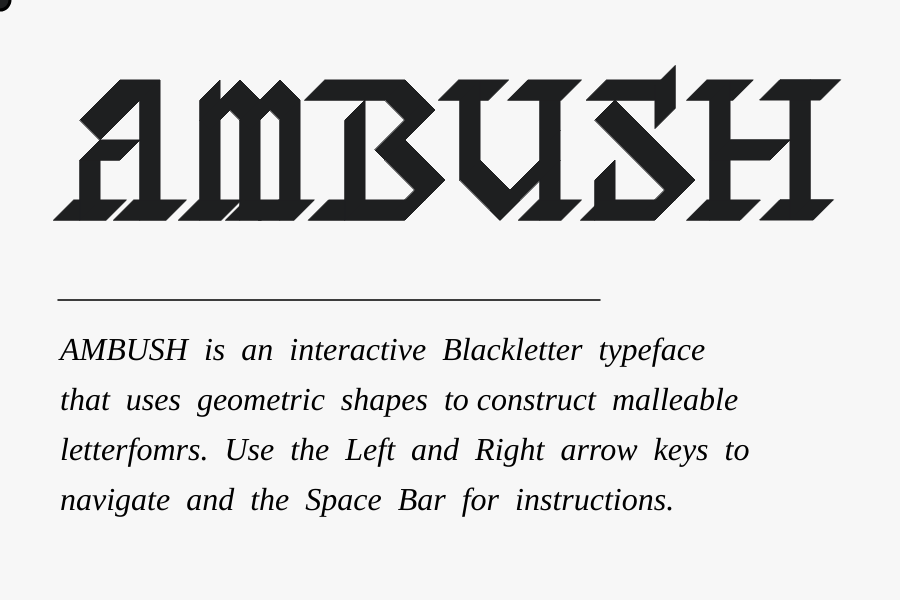
Frame 1 (no input)
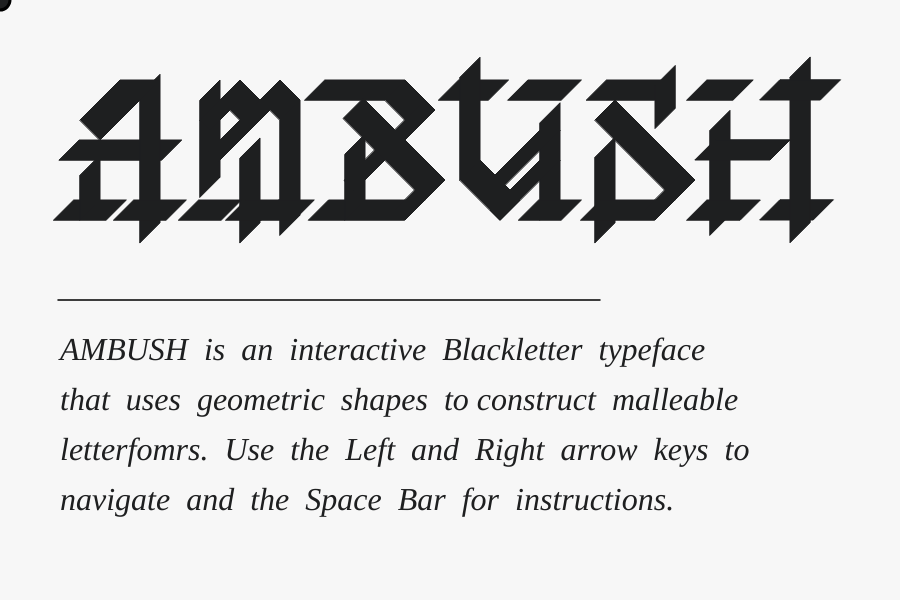
Frame 60 (no input)
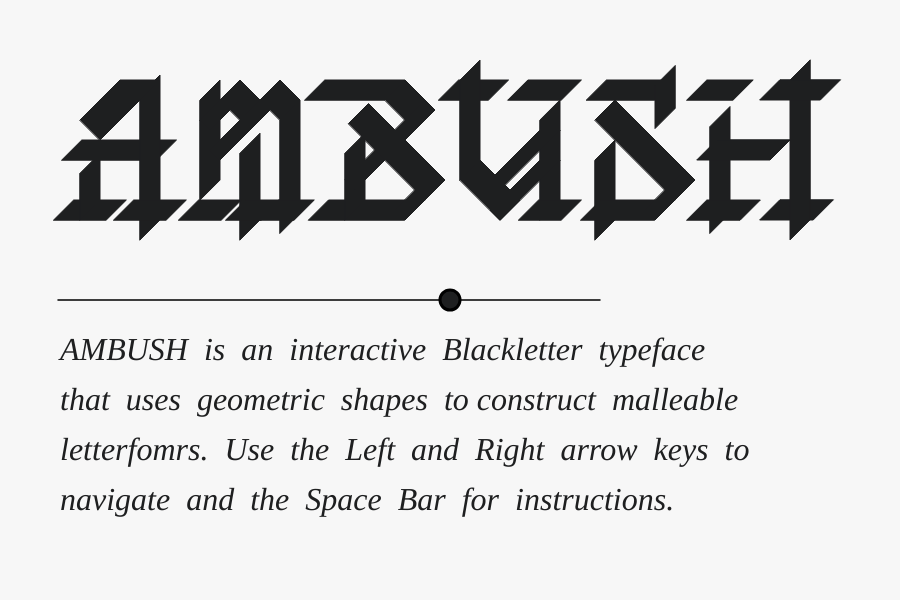
Frame 120 (the mouse pressed at the canvas centre since frame 60)

The p5.js sketch that drew these frames (run headless with seeded random() and noise() and a simulated clock; from frame 60 on, the mouse is pressed at the canvas centre):

// p5.js sketch
// ── sketch.js
/*
Title of the project
Feb 2017

Some notes -- how to use it etc.
*/

var scl;
var displayHelp = true;
var sceneCount = 0;


//variabls specific to sceneIntro
var speedInt = 7;
var minNumInt = 0;
var maxNumInt = 600;
var extendInt = minNumInt + 1;

//variabls specific to sceneDrag
var letterCount = 0;

//variabls specific to sceneDiagram
var trans = 150;


function setup() {
  
  createCanvas(900, 600);
  
}
function draw() {
  
  //scenes
  if (sceneCount == 0) {
    sceneIntro();
  } else if (sceneCount == 1) {
    sceneAlphabet();
  } else if (sceneCount == 2) {
    sceneDiagram();
  } else if (sceneCount == 3) {
    sceneDrag();
  } 
  
  if (sceneCount > 3) {
    sceneCount = 0;
  } else if (sceneCount < 0) {
    sceneCount = 3;
  }
  
  //help displays
  if (displayHelp == true && sceneCount == 3) {
    sceneHelpDrag();
  }
  if (displayHelp == true && sceneCount == 2) {
    sceneHelpDiagram();
  }
  
}

//scenes
function sceneIntro() {
  
  background(247);
  strokeWeight(1.5);
  line(58, 300, 600, 300);
  
  
  //explanatory text
  noStroke();
  textFont("Times");
  textStyle(ITALIC);
  textSize(32);
  text("AMBUSH  is  an  interactive  Blackletter  typeface", 60, 360);
  text("that  uses  geometric  shapes  to construct  malleable", 60, 410);
  text("letterfomrs.  Use  the  Left  and  Right  arrow  keys  to", 60, 460);
  text("navigate  and  the  Space  Bar  for  instructions.", 60, 510);
  

  //ambush animated type
  fill(30, 31, 32);
  stroke(30, 31, 32);
  strokeWeight(2);
  
  push();
  translate(40, 40);
  scl = 0.5;
  scale(scl);
  
  var serif = 680;
  var extend = extendInt;
  
  drawA(0, 0, serif, extend);
  translate(240, 0);
  drawM(0, 0, serif, extend);
  translate(290, 0);
  drawB(0, 0, serif, extend);
  translate(230, 0);
  drawU(0, 0, serif, extend);
  translate(310, 0);
  drawS(0, 0, serif, extend);
  translate(190, 0);
  drawH(0, 0, serif, extend);
  
  pop();
  
  //movement variables
  extendInt = extendInt + speedInt; 

  if ( extendInt > maxNumInt ) { 
    speedInt = speedInt * -1; //reversing speed
  } else if ( extendInt < minNumInt) {
    speedInt = speedInt * -1; //reversing speed
  }
  
  //create cursor
  fill(30, 31, 32);
  stroke(0);
  strokeWeight(3);
  ellipse(mouseX, mouseY, 20, 20);
  noCursor();
  
}
function sceneAlphabet() {
  
  background(30, 31, 32);
  scl = 0.26;
  fill(247);
  stroke(247);
  
  push();
  scale(scl);
  translate(34/scl, 100/scl); //translate whole alphabet
  
  //draw alphabet line 1
  push();
  drawA(0, 0, mouseX, mouseY);
  translate(90/scl, 0);
  drawB(0, 0, mouseX, mouseY);
  translate(86/scl, 0);
  drawC(0, 0, mouseX, mouseY);
  translate(83/scl, 0);
  drawD(0, 0, mouseX, mouseY);
  translate(88/scl, 0);
  drawE(0, 0, mouseX, mouseY);
  translate(80/scl, 0);
  drawF(0, 0, mouseX, mouseY);
  translate(78/scl, 0);
  drawG(0, 0, mouseX, mouseY);
  translate(86/scl, 0);
  drawH(0, 0, mouseX, mouseY);
  translate(94/scl, 0);
  drawI(0, 0, mouseX, mouseY);
  translate(66/scl, 0);
  drawJ(0, 0, mouseX, mouseY);
  translate(81/scl, 0);
  pop();

  //draw alphabet line 2
  push();
  translate(28/scl, 0);
  drawK(0, 116/scl, mouseX, mouseY);
  translate(97/scl, 0);
  drawL(0, 116/scl, mouseX, mouseY);
  translate(74/scl, 0);
  drawM(0, 116/scl, mouseX, mouseY);
  translate(88/scl, 0);
  drawN(0, 116/scl, mouseX, mouseY);
  translate(99/scl, 0);
  drawO(0, 116/scl, mouseX, mouseY);
  translate(82/scl, 0);
  drawP(0, 116/scl, mouseX, mouseY);
  translate(88/scl, 0);
  drawQ(0, 116/scl, mouseX, mouseY);
  translate(82/scl, 0);
  drawR(0, 116/scl, mouseX, mouseY);
  translate(86/scl, 0);
  drawS(0, 116/scl, mouseX, mouseY);
  translate(82/scl, 0);
  pop();
  
  //draw alphabet line 3
  push();
  translate(80/scl, 0);
  drawT(0, 232/scl, mouseX, mouseY);
  translate(75/scl, 0);
  drawU(0, 232/scl, mouseX, mouseY);
  translate(91/scl, 0);
  drawV(0, 232/scl, mouseX, mouseY);
  translate(91/scl, 0);
  drawW(0, 232/scl, mouseX, mouseY);
  translate(91/scl, 0);
  drawX(0, 232/scl, mouseX, mouseY);
  translate(94/scl, 0);
  drawY(0, 232/scl, mouseX, mouseY);
  translate(80/scl, 0);
  drawZ(0, 232/scl, mouseX, mouseY);
  translate(80/scl, 0);
  pop();
  pop();
  
  //cursor
  fill(30, 31, 32);
  stroke(0);
  strokeWeight(1.5);
  ellipse(mouseX, mouseY, 20, 20);
  noCursor();
  
}
function sceneDrag() {
  
  background (30, 31, 32);
  //setting letter to mouse
  push()
  scl = 0.4;
  scale(scl);
  fill(247);
  stroke(247);
  
  var offsetx = 160;
  var offsety = 180;
  var limitx = 80;
  var limitx = 80;
  
  var mouseSerifCon = constrain(mouseX, 100, 800);
  var mouseSerif = map(mouseX, 100, 800, 0, 900);
  var mouseExtendCon = constrain(mouseY, 100, 500);
  var mouseExtend = map(mouseY, 100, 500, 0, 600);
  
  //toggle through letters
    if (letterCount == 0) {
    drawA(mouseX/scl - offsetx, mouseY/scl - offsety, mouseSerif, mouseExtend);
  } else if (letterCount == 1){
    drawB(mouseX/scl - offsetx, mouseY/scl - offsety, mouseX+limitx, mouseY+limitx);
  } else if (letterCount == 2){
    drawC(mouseX/scl - offsetx, mouseY/scl - offsety, mouseX+limitx, mouseY+limitx);
  } else if (letterCount == 3){
    drawD(mouseX/scl - offsetx, mouseY/scl - offsety, mouseX+limitx, mouseY+limitx);
  } else if (letterCount == 4){
    drawE(mouseX/scl - offsetx, mouseY/scl - offsety, mouseX+limitx, mouseY+limitx);
  } else if (letterCount == 5){
    drawF(mouseX/scl - offsetx, mouseY/scl - offsety, mouseX+limitx, mouseY+limitx);
  } else if (letterCount == 6){
    drawG(mouseX/scl - offsetx, mouseY/scl - offsety, mouseX+limitx, mouseY+limitx);
  } else if (letterCount == 7){
    drawH(mouseX/scl - offsetx, mouseY/scl - offsety, mouseX+limitx, mouseY+limitx);
  } else if (letterCount == 8){
    drawI(mouseX/scl - offsetx, mouseY/scl - offsety, mouseX+limitx, mouseY+limitx);
  } else if (letterCount == 9){
    drawJ(mouseX/scl - offsetx, mouseY/scl - offsety, mouseX+limitx, mouseY+limitx);
  } else if (letterCount == 10){
    drawK(mouseX/scl - offsetx, mouseY/scl - offsety, mouseX+limitx, mouseY+limitx);
  } else if (letterCount == 11){
    drawL(mouseX/scl - offsetx, mouseY/scl - offsety, mouseX+limitx, mouseY+limitx);
  } else if (letterCount == 12){
    drawM(mouseX/scl - offsetx, mouseY/scl - offsety, mouseX+limitx, mouseY+limitx);
  } else if (letterCount == 13){
    drawN(mouseX/scl - offsetx, mouseY/scl - offsety, mouseX+limitx, mouseY+limitx);
  } else if (letterCount == 14){
    drawO(mouseX/scl - offsetx, mouseY/scl - offsety, mouseX+limitx, mouseY+limitx);
  } else if (letterCount == 15){
    drawP(mouseX/scl - offsetx, mouseY/scl - offsety, mouseX+limitx, mouseY+limitx);
  } else if (letterCount == 16){
    drawQ(mouseX/scl - offsetx, mouseY/scl - offsety, mouseX+limitx, mouseY+limitx);
  } else if (letterCount == 17){
    drawR(mouseX/scl - offsetx, mouseY/scl - offsety, mouseX+limitx, mouseY+limitx);
  } else if (letterCount == 18){
    drawS(mouseX/scl - offsetx, mouseY/scl - offsety, mouseX+limitx, mouseY+limitx);
  } else if (letterCount == 19){
    drawT(mouseX/scl - offsetx, mouseY/scl - offsety, mouseX+limitx, mouseY+limitx);
  } else if (letterCount == 20){
    drawU(mouseX/scl - offsetx, mouseY/scl - offsety, mouseX+limitx, mouseY+limitx);
  } else if (letterCount == 21){
    drawV(mouseX/scl - offsetx, mouseY/scl - offsety, mouseX+limitx, mouseY+limitx);
  } else if (letterCount == 22){
    drawW(mouseX/scl - offsetx, mouseY/scl - offsety, mouseX+limitx, mouseY+limitx);
  } else if (letterCount == 23){
    drawX(mouseX/scl - offsetx, mouseY/scl - offsety, mouseX+limitx, mouseY+limitx);
  } else if (letterCount == 24){
    drawY(mouseX/scl - offsetx, mouseY/scl - offsety, mouseX+limitx, mouseY+limitx);
  } else if (letterCount == 25){
    drawZ(mouseX/scl - offsetx, mouseY/scl - offsety, mouseX+limitx, mouseY+limitx);
  }
  
  //loop letters round 
  if (letterCount > 25) {
    letterCount = 0;
  } else if (letterCount < 0) {
    letterCount = 25;
  }
  
  pop();
  
}
function sceneDiagram() {
  
  background(247);
  noFill();
  strokeWeight(1.5);
  stroke(0);
  
  push();
  
  scale(0.9);
  translate(50, 10);
  
  //drawing grid
  var lin = 270;
  var lin2 = 90;
  rect(270, 90, 360, 420);
  line(lin, 90, lin, 450);
  line(lin+60, 90, lin+60, 510);
  line(lin+120, 90, lin+120, 510);
  line(lin+180, 90, lin+180, 510);
  line(lin+240, 90, lin+240, 510);
  line(lin+300, 90, lin+300, 510);
  line(270, 150, 630, 150);
  line(270, 210, 630, 210);
  line(270, 270, 630, 270);
  line(270, 330, 630, 330);
  line(270, 390, 630, 390);
  line(270, 450, 630, 450);
  
  //drawing R
  push();
  stroke(0);
  fill(74, 134, 255, trans);
  strokeWeight(3);
  scale(1.5);
  drawR(140, -20, mouseX/0.9, mouseY);
  pop ();
  
  pop();
  
  //cursor
  noCursor();
  fill(30, 31, 32);
  stroke(0);
  strokeWeight(1.5);
  ellipse(mouseX, mouseY, 20, 20);
  
}
function compositions(){
  
}

//help displays
function sceneHelpDrag(){
  noStroke();
  fill(255);
  rect(90, 70, 410, 150);
  fill(0);
  textFont("Times");
  textStyle(ITALIC);
  textSize(20);
  text("Use the up and down arrow keys to change ", 110, 110);
  text("the letter", 110, 140);
  textSize(10);
  text("(PRESS  SPACE  TO  CLOSE  THIS  WINDOW)", 110, 200);
}
function sceneHelpDiagram(){
  
  //window size & colour
  noStroke();
  fill(255);
  rect(90, 70, 480, 150);
  //text
  fill(0);
  textFont("Times");
  textStyle(ITALIC);
  textSize(20);
  text("Use the + and - keys the change the transparency ", 110, 110);
  text("of the shape", 110, 140);
  textSize(10);
  text("(PRESS  SPACE  TO  CLOSE  THIS  WINDOW)", 110, 200);
}

function keyTyped(){
  
  if (keyCode == 32){
    displayHelp = !displayHelp; //toggle display on and off
  }
  
}
function keyPressed() {
  
  //scene-to-scene letter navigation
  if (keyCode == LEFT_ARROW) {
    sceneCount--;
  } else if (keyCode == RIGHT_ARROW) {
    sceneCount++;
  }
  
  //sceneDrag letter navigation
  if (keyCode == UP_ARROW) {
    letterCount--;
  } else if (keyCode == DOWN_ARROW) {
    letterCount++;
  }

  //sceneDiagram transparancy change
  if (keyCode == 187) {
    trans = trans + 20;
  } else if (keyCode == 189) {
    trans = trans - 20;
  }
  
}

//draw letters
function drawA(x, y, serif, extend) {
    
  push();
  translate(x, y);
    
  var mx = constrain(serif, 80, width-80);
  var my = constrain(extend, 80, height-80);
    
  var a1 = map(my, 80, height-80, 0, 40);
  var a2 = map(my, 80, height-80, 0, 60);
  var a3 = map(mx, 80, width-80, -40, 25);
  var a4 = map(mx, 80, width-80, -60, 30);
  var a5 = map(my, 80, height-80, 0, 110);
    
  quad(40-a3, 360, 80-a3, 320, 160+a3, 320, 120+a3, 360);	
	quad(80, 360, 120, 320, 120, 200+a1, 80, 240+a1);
	quad(80-a5/2, 240, 120-a5/2, 200, 200+a5, 200, 160+a5, 240);
	quad(200, 360+a2, 240, 320+a2, 240, 80-a2/4, 200, 120-a2/4); 
	quad(120, 120, 160, 80, 240, 80, 200, 120);
  quad(160-a3, 360, 200-a3, 320, 280+a3, 320, 240+a3, 360);
  quad(80, 160, 160, 80, 200, 120, 120, 200);
    
  pop();
    
    
}
function drawB(x, y, serif, extend) {
    
  push();
  translate(x, y);
  
  var mx = constrain(serif, 80, width-80);
  var my = constrain(extend, 80, height-80);
  var my2 = constrain(extend, 80, 380);
    
  var b1 = map(my, 80, height-80, 0, 110);
  var b2 = map(my2, 80, height-80, 0, 100);
  var b3 = map(mx, 80, width-80, 0, 90);
  var b4 = map(mx, 80, width-80, 0, 50);
  var b5 = map(my2, 80, height-80, 0, 90);
  
  
  quad(80-b3, 360, 120-b3, 320, 240, 320, 200, 360);
  quad(80, 360, 120, 320, 120, 120+b2, 80, 160+b2); 
  quad(40-b4, 120, 80-b4, 80, 200, 80, 160, 120);
  quad(160, 120, 200, 80, 240, 120, 200, 160);
  quad(240, 120, 260, 140, 160-b5, 240+b5, 140-b5, 220+b5);
  quad(160-b1, 240-b1, 200-b1, 200-b1, 280, 280, 240, 320);
  quad(220, 300, 240, 320, 200, 360, 180, 340);
    
  pop();
  
}
function drawC(x, y, serif, extend) {
  
  push();
  translate(x, y);

  var mx = constrain(serif, 80, width - 80);
  var my = constrain(extend, 80, height - 80);
    
  var c1 = map(my, 80, height - 80, -120, 0);
  
  
  quad(120, 360, 40, 280, 80, 240, 160, 320);
  quad(40, 200, 160, 80, 180, 100, 60, 220);
  quad(60, 230, 180+c1, 110-c1, 210+c1, 130-c1, 90, 250);
  quad(160, 80, 240, 160, 200, 200, 120, 120);
  quad(40, 280, 40, 200, 80, 240, 80, 320);
  quad(160, 360, 200, 320, 160, 320, 120, 360);
  quad(160, 360, 140, 340, 220, 260, 240, 280);
  
  pop();
  
}
function drawD(x, y, serif, extend) {
  push();
  translate(x, y);
  
  var mx = constrain(serif, 80, width-80);
  var my = constrain(extend, 80, height-80);
  var my2 = constrain(extend, 80, 380);
    
  var d1 = map(my, 80, height-80, 0, 180);
  var d2 = map(my, 80, height-80, 0, 120);
  var d3 = map(mx, 80, width-80, 0, 40);
  var d4 = map(mx, 80, width-80, 0, 80);
  var d5 = map(my2, 80, height-80, 0, 60);
  
  quad(280, 240, 240, 200, 240, 120, 280, 160); 
  quad(260-d1, 260-d1, 240-d1, 280-d1, 240, 280, 260, 260);
  quad(80, 120+d2, 120, 80+d2, 120, 360+d5, 80, 320+d5);
  quad(160, 120, 200, 80, 280, 160, 240, 200);
  quad(200, 80, 160, 120, 40-d3, 120, 80-d3, 80);
  quad(200, 320, 160, 360, 80-d4, 360, 120-d4, 320);
  quad(140-d5, 340+d5, 260, 220, 280, 240, 160-d5, 360+d5);
  
  pop();
  
}
function drawE(x, y, serif, extend) {
    
    push();
    translate(x, y);
    
    var mx = constrain(serif, 80, width-80);
    var my = constrain(extend, 80, height-80);
    
    var e1 = map(my, 80, height-80, 0, 20);
    var e2 = map(my, 80, height-80, 0, 60);
    var e3 = map(mx, 80, width-80, 0, 40);
    var e4 = map(mx, 80, width-80, 0, 80);
    var e5 = map(my, 80, height-80, 0, 40);
    
    quad(80, 360+e2, 120, 320+e2, 120, 120-e5*2, 80, 160-e5*2);
    quad(40-e3, 120, 80-e3, 80, 260-e5, 80, 220-e5, 120);
    quad(80-e4, 360, 120-e4, 320, 260-e5, 320, 220-e5, 360);
    quad(220+e5, 200, 180+e5, 240, 80-e2*1.3, 240, 120-e2*1.3, 200);
    
    pop();
    
}
function drawF(x, y, serif, extend) {
  
  push();
  translate(x, y);
  
  
  var mx = constrain(serif, 80, 920);
  var my = constrain(extend, 80, 520);
    
  var f1 = map(my, 80, 520, 0, 20);
  var f2 = map(my, 80, 520, 0, 60);
  var f3 = map(mx, 80, 920, 0, 40);
  var f4 = map(mx, 80, 920, -40, 20);
  var f5 = map(my, 80, 520, 0, 40);
  var f6 = map(mx, 80, 920, -40, 40);
  var f7 = map(my, 80, 920, -40, 80);
  
  quad(80, 160-f5*2, 120, 120-f5*2, 120, 320+f2, 80, 360+f2);
  quad(40-f3, 120, 80-f3, 80, 240+f5, 80, 200+f5, 120);
  quad(200+f5, 200, 160+f5, 240, 40-f7, 240, 80-f7, 200);
  quad(160+f4, 320, 120+f4, 360, 40-f6, 360, 80-f6, 320);
  
  
  pop();
  
}
function drawG(x, y, serif, extend) {
  
  push();
  translate(x, y);
    
  var mx = constrain(serif, 80, 920);
  var my = constrain(extend, 80, 520);
    
  var g1 = map(my, 80, 520, 0, 40);
  var g2 = map(my, 80, 520, 0, 60);
  var g3 = map(mx, 80, 920, 0, 30);
  var g4 = map(mx, 80, 920, 0, 60);
  var g5 = map(my, 80, 520, 0, 90);
    
  quad(80+g1, 120, 120+g1, 80, 240+g2, 80, 200+g2, 120);
  quad(240, 80-g3, 200, 120-g3, 200, 120+g4, 240, 80+g4);
  quad(80, 120-g2*1.4, 40, 160-g2*1.4, 40, 240, 80, 200);
	quad(240, 200-g2, 200, 240-g2, 200, 320+g5, 240, 280+g5);
  quad(160-g5*1.3, 240, 200-g5*1.3, 200, 240+g4*1.7, 200, 200+g4*1.7, 240);
  quad(40, 240, 80, 200, 200, 320, 160, 360);
  quad(140, 340, 220, 260, 240, 280, 160, 360);
    
  pop();
    
}
function drawH(x, y, serif, extend) {
    
  push();
  translate(x, y);
    
  var mx = constrain(serif, 80, 920);
  var my = constrain(extend, 80, 520);
    
   
  var a1 = map(my, 80, 520, 0, 80);
  var a2 = map(my, 80, 520, 0, 40);
  var a3 = map(mx, 80, 920, -40, 25);
  var a4 = map(mx, 80, 920, -40, 45);
  var a5 = map(my, 80, 520, 0, 60);
  
  quad(40-a3, 120, 80-a3, 80, 160+a3, 80, 120+a3, 120);
  quad(80, 360+a2, 120, 320+a2, 120, 80+a1, 80, 120+a1);
  quad(40-a3, 360, 80-a3, 320, 160+a4, 320, 120+a4, 360); 
  quad(320+a3, 320, 280+a3, 360, 200-a4, 360, 240-a4, 320); 
  quad(280, 80-a5, 240, 120-a5, 240, 360+a5, 280, 320+a5);
  quad(320+a4, 80, 280+a4, 120, 200-a4, 120, 240-a4, 80);
  quad(240, 200, 200, 240, 80-a2, 240, 120-a2, 200);
    
  pop();
    
}
function drawI(x, y, serif, extend) {

  push();
  translate(x, y);
    
  var mx = constrain(serif, 80, 920);
  var my = constrain(extend, 80, 520);
    
  var i1 = map(my, 80, 520, 0, 80);
  var i2 = map(my, 80, 520, 0, 20);
  var i3 = map(mx, 80, 920, -80, 0);
  var i4 = map(mx, 80, 920, -80, 30);
    
  quad(120, 360+i1, 160, 320+i1, 160, 80-i2, 120, 120-i2);
	quad(40-i4, 120, 80-i4, 80, 240+i3, 80, 200+i3, 120); 	
	quad(40-i4, 360, 80-i4, 320, 240+i3, 320, 200+i3, 360);
    
  pop();
    
}
function drawJ(x, y, serif, extend) {
  
  push();
  translate(x, y);
    
  var mx = constrain(serif, 80, 920);
  var my = constrain(extend, 80, 520);
  var my2 = constrain(extend, 80, 380);
    
  var j1 = map(my, 80, 520, 0, 60);
  var j2 = map(my2, 80, 520, 0, 60);
  var j3 = map(mx, 80, 920, 0, 60);
  var j4 = map(mx, 80, 920, -80, 30);
  var j5 = map(my, 80, 520, 0, 100);
  
  
  quad(40, 120, 80, 80, 240+j3, 80, 200+j3, 120);
  quad(160, 360+j2, 200, 320+j2, 200, 120-j5, 160, 160-j5);
  quad(120, 360, 160, 320, 200, 320, 160, 360)
  quad(40, 280, 80, 240, 160+j1, 320+j1, 120+j1, 360+j1);
    
  pop();
}
function drawK(x, y, serif, extend) {
  
  push();
  translate(x, y);
  
  var mx = constrain(serif, 80, width - 80);
  var my = constrain(extend, 80, height - 80);
  var my2 = constrain(extend, 80, 280);
    
  var k1 = map(my, 80, height - 80, 0, 60);
  var k2 = map(my2, 80, 380, 0, 100);
  var k3 = map(mx, 80, width - 80, -40, 20);
  var k4 = map(mx, 80, width - 80, 0, 20);
  var k6 = map(mx, 80, width - 80, -40, 40);
  var k5 = map(my2, 80, 380, 0, 60);
  
  quad(160-k3, 120, 200-k3, 80, 280+k6, 80, 240+k6, 120);
  quad(120, 80-k1, 80, 120-k1, 80, 360-k5, 120, 320-k5);
  quad(160+k3, 320, 120+k3, 360, 40-k3, 360, 80-k3, 320);
  quad(160+k3, 80, 120+k3, 120, 40-k3, 120, 80-k3, 80);
  quad(280, 240, 240, 280, 240, 360+k1, 280, 320+k1);
  quad(320+k3, 320, 280+k3, 360, 200-k3, 360, 240-k3, 320);
  quad(240, 80, 260, 100, 100, 260, 80, 240);
  quad(160, 200, 200, 160, 280, 240, 240, 280);

  pop();
}
function drawL(x, y, serif, extend) {
  
  push();
  translate(x, y);
  
  var mx = constrain(serif, 80, 920);
  var my = constrain(extend, 80, 520);
    
  var l1 = map(my, 80, 520, 0, 40);
  var l2 = map(my, 80, 520, 0, 60);
  var l3 = map(mx, 80, 920, -40, 60);
  var l4 = map(mx, 80, 920, -40, 30);
  var l5 = map(mx, 80, 920, 0, 40);
  
  quad(40-l5, 360, 80-l5, 320, 240+l1, 320, 200+l1, 360);
  quad(80, 360-l2, 120, 320-l2, 120, 80-l2, 80, 120-l2);
  quad(40-l3, 120, 80-l3, 80, 160+l4, 80, 120+l4, 120);
  
  pop();
}
function drawM(x, y, serif, extend) {

    push();
    translate(x, y);
    
    var mx = constrain(serif, 80, 920);
    var my = constrain(extend, 80, 520);
    var my2 = constrain(extend, 140, 380);
    
    var m1 = map(my, 80, 520, 0, 60);
    var m2 = map(my, 80, 520, 0, 40);
    var m3 = map(mx, 80, 920, 0, 40);
    var m4 = map(mx, 80, 920, -40, 20);
    var m5 = map(my2, 140, 520, 0, 100);
    var m6 = map(my, 80, 520, 0, 100);
    

    
    quad(160, 360+m1, 200, 320+m1, 200, 120+m6, 160, 160+m6);
    quad(80, 360-m1, 120, 320-m1, 120, 80, 80, 120); 
    quad(40-m4, 360, 80-m4, 320, 160+m4, 320, 120+m4, 360); 
    quad(160-m3, 360, 200-m3, 320, 240+m4, 320, 200+m4, 360); 
    quad(240, 360+m2, 280, 320+m2, 280, 120, 240, 160);
    quad(200-m4, 360, 240-m4, 320, 280+m3, 320, 240+m3, 360); 
    quad(120, 120, 160, 80, 200, 120, 160, 160);
    quad(200, 120, 240, 80, 280, 120, 240, 160);
    quad(80, 160, 160, 80, 180, 100, 100, 180);
    quad(160-m5, 160+m5, 240, 80, 260, 100, 180-m5, 180+m5);

    pop();
    
}
function drawN(x, y, serif, extend) {
  
  push();
  translate(x, y);
  
  var mx = constrain(serif, 80, 920);
  var my = constrain(extend, 80, 520);
  var my2 = constrain(extend, 100, 520);
  
  var n1 = map(my, 80, 520, 0, 80);
  var n2 = map(my2, 80, 520, -20, 20);
  var n3 = map(mx, 80, 920, -40, 25);
  var n4 = map(mx, 80, 920, -40, 45);
  var n5 = map(my, 80, 520, 0, 60);
  
  quad(120, 80+n1, 80, 120+n1, 80, 360+n5, 120, 320+n5);
  quad(100+n2, 140+n2, 120+n2, 120+n2, 280, 280, 260, 300);
  quad(280, 80-n1/2, 240, 120-n1/2, 240, 360+n5, 280, 320+n5);
  quad(320+n3, 320, 280+n3, 360, 200-n4, 360, 240-n4, 320);
  quad(160+n3, 320, 120+n3, 360, 40-n3, 360, 80-n3, 320);
  quad(160+n4, 80, 120+n4, 120, 40-n3, 120, 80-n3, 80);
  quad(320+n3, 80, 280+n3, 120, 200-n4, 120, 240-n4, 80);
  
  pop();
}
function drawO(x, y, serif, extend) {
    
    push();
    translate(x, y);
    
    var mx = constrain(serif, 80, 920);
    var my = constrain(extend, 80, 520);
    var my2 = constrain(extend, 80, 440);
  
    var o1 = map(my, 80, 520, 0, 80);
    var o2 = map(my, 80, 520, 0, 30);
    var o3 = map(mx, 80, 920, 0, 80);
    var o4 = map(mx, 80, 920, -60, 30);
    var o5 = map(my2, 80, 520, -120, 60);
    
    
  quad(80, 120, 40, 160, 40, 280-o1, 80, 240-o1);
	quad(160, 80, 120, 120, 80-o3, 120, 120-o3, 80);
  quad(120, 120, 160, 80, 240+o2*1.4, 160+o2*1.4, 200+o2*1.4, 200+o2*1.4);
	quad(240, 240, 200, 200, 200, 120, 240, 160);
  quad(80-o1/2, 240-o1/2, 160, 320, 120, 360, 40-o1/2, 280-o1/2);
  quad(100, 340, 220, 220, 240, 240, 120, 360);
  quad(70, 310, 190+o5, 190-o5, 210+o5, 210-o5, 90, 330);
    
    pop();
    
}
function drawP(x, y, serif, extend) {
  
  push();
  translate(x, y);
  
  var mx = constrain(serif, 80, 920);
  var my = constrain(extend, 80, 520);
  var my2 = constrain(extend, 80, 380);
    
  var p1 = map(my, 80, 520, 0, 60);
  var p2 = map(my, 80, 520, 0, 40);
  var p3 = map(mx, 80, 920, -40, 40);
  var p4 = map(mx, 80, 920, 0, 80);
  var p5 = map(my2, 80, 520, -80, 60);
  
  quad(120, 80+p1, 80, 120+p1, 80, 360+p1, 120, 320+p1);
  quad(200, 80, 160, 120, 40-p3, 120, 80-p3, 80);
  quad(160, 120, 200, 80, 280, 160, 240, 200);
  quad(160+p3, 320, 120+p3, 360, 40-p3, 360, 80-p3, 320);
  quad(180-p2, 220+p2, 260, 140, 280, 160, 200-p2, 240+p2);
  quad(140-p5, 200+p5, 220, 120, 240, 140, 160-p5, 220+p5);
  quad(240-p1, 200, 200-p1, 240, 80-p2*2, 240, 120-p2*2, 200);
  
  pop();
}
function drawQ(x, y, serif, extend) {
  
  push();
  translate(x, y);
  
  var mx = constrain(serif, 80, 920);
  var my = constrain(extend, 80, 520);
  var my2 = constrain(extend, 80, 380);
  var mx2 = constrain(serif, 80, 720);
  
  var q1 = map(my2, 80, 380, 0, 80);
  var q2 = map(my, 80, 520, 0, 60);
  var q3 = map(mx, 80, 920, 0, 60);
  var q4 = map(mx2, 80, 920, 0, 80);
  var q5 = map(my2, 80, 380, 0, 80);
  
  quad(200, 320-q2, 240, 280-q2, 240, 160, 200, 200);
  quad(80, 120, 40, 160, 40, 280-q1, 80, 240-q1);
  quad(160, 80, 120, 120, 80-q3, 120, 120-q3, 80);
  quad(280, 320, 240, 360, 120-q4, 360, 160-q4, 320);
  quad(140, 340, 220, 260, 240, 280, 160, 360);
  quad(40-q2, 280-q2, 80-q2, 240-q2, 160, 320, 120, 360);
  quad(120, 120, 160, 80, 240, 160, 200, 200);
  quad(140+q5, 320-q5, 120+q5, 300-q5, 120, 300, 140, 320);
  
  pop();
}
function drawR(x, y, serif, extend) {
  
  push();
  translate(x, y);
  
  var mx = constrain(serif, 80, 920);
  var my = constrain(extend, 80, 520);
  var my2 = constrain(extend, 80, 380);
    
  var r1 = map(my, 80, 520, 0, 110);
  var r2 = map(my2, 80, 520, 0, 140);
  var r3 = map(mx, 80, 920, -40, 20);
  var r4 = map(mx, 80, 920, 0, 50);
  var r5 = map(my2, 80, 520, 0, 90);
  var r6 = map(my, 80, 520, 0, 80);
  
  quad(120, 80+r2, 80, 120+r2, 80, 360, 120, 320);
  quad(200, 80, 160, 120, 40-r4, 120, 80-r4, 80);
  quad(160, 120, 200, 80, 260, 140, 220, 180);
  quad(140-r5, 220+r5, 240, 120, 260, 140, 160-r5, 240+r5);
  quad(160-r1, 240-r1, 200-r1, 200-r1, 240, 240, 200, 280);
  quad(160+r3, 320, 120+r3, 360, 40-r3, 360, 80-r3, 320);
  quad(240, 240, 200, 280, 200, 360+r6, 240, 320+r6);
  quad(280+r3, 320, 240+r3, 360, 160-r3, 360, 200-r3, 320);
  
  pop();
}
function drawS(x, y, serif, extend) {
  
  push();
  translate(x, y);
  
  var mx = constrain(serif, 80, 920);
  var my = constrain(extend, 80, 520);
  var my2 = constrain(extend, 300, 520);
 
  var s1 = map(my, 80, 520, 0, 60);
  var s2 = map(my, 80, 520, 0, 40);
  var s3 = map(mx, 80, 920, 0, 40);
  var s4 = map(mx, 80, 920, 0, 80);
  
  quad(80-s4, 120, 120-s4, 80, 200, 80, 160, 120);
  quad(200, 80-s3, 160, 120-s3, 160, 120+s4, 200, 80+s4);
  quad(40, 360+s1, 80, 320+s1, 80, 240-s1, 40, 280-s1);
  quad(40-s3, 360, 80-s3, 320, 200, 320, 160, 360);
  quad(40, 160, 80, 120, 240, 280, 200, 320);
  quad(220, 260, 240, 280, 160, 360, 140, 340);
 
  pop();
 
}
function drawT(x, y, serif, extend) {
  
  push();
  translate(x, y);
  
  var mx = constrain(serif, 80, 920);
  var my = constrain(extend, 80, 520);
  var my2 = constrain(extend, 80, 380);
    
  var t1 = map(my, 80, 520, 0, 120);
  var t2 = map(my2, 80, 520, 0, 40);
  var t3 = map(mx, 80, 920, 0, 60);
  var t4 = map(mx, 80, 920, 0, 60);
  var t5 = map(my2, 80, 520, 0, 60);
  var t6 = map(my, 80, 520, 0, 80)
  
  quad(120, 360+t5, 160, 320+t5, 160, 120-t1, 120, 160-t1);
  quad(40-t6, 120, 80-t6, 80, 260+t2, 80, 220+t2, 120);
  quad(120-t3, 360, 160-t3, 320, 160+t3, 320, 120+t3, 360);
  
  
  pop();
}
function drawU(x, y, serif, extend) {

    push();
    translate(x, y);
    
    var mx = constrain(serif, 80, 920);
    var my = constrain(extend, 80, 520);
    var my2 = constrain(extend, 80, 340);
    
    var u1 = map(my, 80, 520, 0, 60);
    var u2 = map(my2, 80, 340, -100, 0);
    var u3 = map(mx, 80, 920, -40, 50);
    var u4 = map(mx, 80, 920, -40, 40);
    var u5 = map(mx, 80, 920, -40, 20);
    
    quad(240, 360, 280, 320, 280, 80+u1, 240, 120+u1); 
    quad(40-u5, 120, 80-u5, 80, 160+u4, 80, 120+u4, 120);
    quad(200-u3, 120, 240-u3, 80, 320+u5, 80, 280+u5, 120);
    quad(200-u5, 360, 240-u5, 320, 320+u5, 320, 280+u5, 360);
    quad(80, 280, 120, 240, 120, 80-u1, 80, 120-u1);
    quad(80, 280, 120, 240, 200, 320, 160, 360);
    quad(160, 360, 140, 340, 260, 220, 280, 240);
    quad(160-u2, 300+u2, 140-u2, 280+u2, 260, 160, 280, 180);
    
    pop();
}
function drawV(x, y, serif, extend) {
  
  push();
  translate(x, y);
  
  var mx = constrain(serif, 80, width - 80);
  var my = constrain(extend, 80, height - 80);
  var my2 = constrain(extend, 80, 280);
    
  var v1 = map(my, 80, height - 80, 0, 60);
  var v2 = map(my2, 80, 380, 0, 100);
  var v3 = map(mx, 80, width - 80, -40, 20);
  var v4 = map(mx, 80, width - 80, 0, 20);
  var v6 = map(mx, 80, width - 80, -40, 40);
  var v5 = map(my2, 80, 380, 0, 60);
  
  quad(240, 280, 280, 240, 280, 80+v5, 240, 120+v5);
  quad(120, 240, 80, 280, 80, 120-v1, 120, 80-v1);
  quad(320+v3, 80, 280+v3, 120, 200-v6, 120, 240-v6, 80, 320);
  quad(40-v3, 120, 80-v3, 80, 160+v3, 80, 120+v3, 120);
  quad(80, 280, 120, 240, 200, 320, 160, 360);
  quad(260, 220, 280, 240, 160, 360, 140, 340);
  
  
  pop();
}
function drawW(x, y, serif, extend) {
  
  push();
  translate(x, y);
    
  var mx = constrain(serif, 80, 920);
  var my = constrain(extend, 80, 520);
  var my2 = constrain(extend, 140, 380);
    
  var w1 = map(my, 80, 520, 0, 60);
  var w2 = map(my, 80, 520, 0, 40);
  var w3 = map(mx, 80, 920, 0, 40);
  var w4 = map(mx, 80, 920, -40, 20);
  var w5 = map(my2, 140, 520, 0, 100);
  var w6 = map(my, 80, 520, 0, 100);
  
  quad(200, 80-w1, 160, 120-w1, 160, 320-w6, 200, 280-w6);
  quad(280, 80+w1, 240, 120+w1, 240, 320, 280, 280);
  quad(120, 80-w2, 80, 120-w2, 80, 320, 120, 280);
  quad(320+w4, 80, 280+w4, 120, 200-w4, 120, 240-w4, 80);
  quad(200+w3, 80, 160+w3, 120, 120-w4, 120, 160-w4, 80);
  
  quad(120+w3, 80, 80+w3, 120, 40-w4, 120, 80-w4, 80);
  quad(160, 320, 200, 280, 240, 320, 200, 360);
  quad(180, 340, 260, 260, 280, 280, 200, 360);
  quad(80, 320, 120, 280, 160, 320, 120, 360);
  quad(100, 340, 180+w5, 260-w5, 200+w5, 280-w5, 120, 360);
  
  pop();
  
}
function drawX(x, y, serif, extend) {
  
  push();
  translate(x, y);
    
  var mx = constrain(serif, 80, 920);
  var my = constrain(extend, 80, 520);
  var my2 = constrain(extend, 120, 400);
    
  var x1 = map(my2, 120, 400, 0, 140);
  var x2 = map(my, 80, 520, -40, 20);
  var x3 = map(mx, 80, 920, 0, 60);
  var x4 = map(mx, 80, 920, 0, 30);
  var x5 = map(my2, 140, 520, 0, 100);
  var x6 = map(my, 80, 520, 0, 100);
  
  quad(120+x3, 320, 80+x3, 360, 40-x4, 360, 80-x4, 320);
  quad(320, 320, 280, 360, 200, 360, 240, 320);
  quad(240-x3, 120, 280-x3, 80, 320+x4, 80, 280+x4, 120);
  quad(160, 80, 120, 120, 40, 120, 80, 80);
  quad(80, 320, 200, 200, 220, 220, 100, 340);
  quad(80+x2, 160+x2, 120+x2, 120+x2, 320, 320, 280, 360);
  quad(140, 220, 260, 100, 280, 120, 160, 240);
  quad(200-x1, 360-x1, 220-x1, 340-x1, 220, 340, 200, 360);
  pop();
  
}
function drawY(x, y, serif, extend) {
  
  push();
  translate(x, y);
  
  var mx = constrain(serif, 80, width - 80);
  var my = constrain(extend, 80, height - 80);
  var my2 = constrain(extend, 80, 280);
    
  var y1 = map(my, 80, height - 80, 0, 60);
  var y2 = map(my2, 80, 380, 0, 100);
  var y3 = map(mx, 80, width - 80, -40, 20);
  var y4 = map(mx, 80, width - 80, -40, 10);
  var y6 = map(mx, 80, width - 80, -40, 40);
  var y5 = map(my2, 80, 380, 0, 60);
  
  quad(120, 80-y1, 80, 120-y1, 80, 200, 120, 160);
  quad(200, 120-y1, 200, 360, 240, 320, 240, 80-y1);
  quad(240, 200, 220, 180, 180, 220, 200, 240);
  quad(160, 280, 200, 240, 120, 160, 80, 200);
  quad(240, 320, 200, 360, 40, 360, 80, 320);
  quad(160+y4, 80, 120+y4, 120, 40-y3, 120, 80-y3, 80);
  quad(280+y3, 80, 240+y3, 120, 160-y3, 120, 200-y3, 80);
  
  pop();
}
function drawZ(x, y, serif, extend) {
  
  push();
  translate(x, y);
  
  var mx = constrain(serif, 80, width - 80);
  var my = constrain(extend, 80, height - 80);
  var my2 = constrain(extend, 80, 280);
    
  var y1 = map(my, 80, height - 80, 0, 60);
  var y2 = map(my2, 80, 380, 0, 100);
  var y3 = map(mx, 80, width - 80, -40, 20);
  var y4 = map(mx, 80, width - 80, -40, 10);
  var y6 = map(mx, 80, width - 80, -40, 40);
  var y5 = map(my2, 80, 380, 0, 60);
  
  quad(280, 80, 240, 120, 40, 120, 80, 80);
  quad(240, 120, 280, 80, 280, 120, 240, 160);
  quad(280, 320, 240, 360, 40, 360, 80, 320);
  quad(200-y1, 200+y1, 180-y1, 180+y1, 260, 100, 280, 120);
  quad(200+y1, 200-y1, 240+y1, 240-y1, 120, 360, 80, 320);
  
  pop();
}
